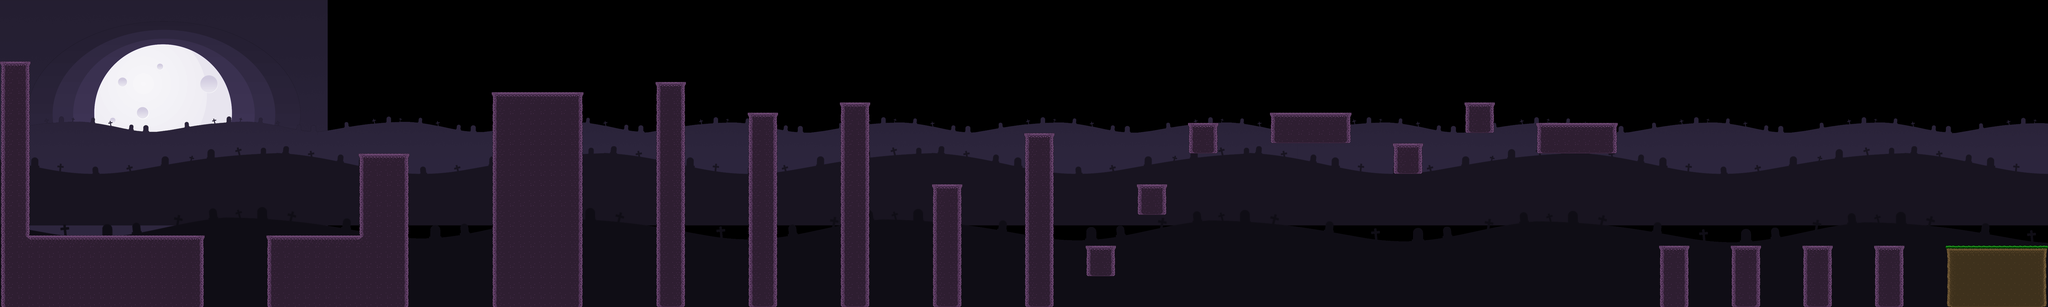

This is a level from a 2D game, rendered from its Tiled map with the project's own tilesets. A one-line summary and the map file follow, with tile-layer data summarised:
An orthogonal 200x30 tile map with 32x32 px tiles, 1 tile layer (Scenario), 7 image layers and 72 objects.

<map version="1.0" orientation="orthogonal" renderorder="right-down" width="200" height="30" tilewidth="32" tileheight="32" nextobjectid="154">
 <tileset firstgid="1" name="Metroidvania Tileset" tilewidth="32" tileheight="32" tilecount="64" columns="8">
  <image source="../assets/Metroidvania Tileset.png" width="256" height="256" />
  <terraintypes>
   <terrain name="Purple" tile="-1" />
  </terraintypes>
  <tile id="3" terrain=",,,0" />
  <tile id="4" terrain=",,0,0" />
  <tile id="5" terrain=",,0," />
  <tile id="6" terrain="0,0,0," />
  <tile id="7" terrain="0,0,,0" />
  <tile id="11" terrain=",0,,0" />
  <tile id="12" terrain="0,0,0,0" />
  <tile id="13" terrain="0,,0," />
  <tile id="14" terrain="0,,0,0" />
  <tile id="15" terrain=",0,0,0" />
  <tile id="19" terrain=",0,," />
  <tile id="20" terrain="0,0,," />
  <tile id="21" terrain="0,,," />
 </tileset>
 <imagelayer name="Parallax_1">
  <image source="../assets/Background_moon.png" width="1024" height="768" />
  <properties>
   <property name="speed" type="int" value="0" />
  </properties>
 </imagelayer>
 <imagelayer name="Parallax_2" offsetx="-32" offsety="320">
  <image source="../assets/Background_3.png" width="4091" height="249" />
  <properties>
   <property name="speed" type="float" value="0.15" />
  </properties>
 </imagelayer>
 <imagelayer name="Parallax_2.1" offsetx="4054" offsety="322">
  <image source="../assets/Background_3.png" width="4091" height="249" />
  <properties>
   <property name="speed" type="float" value="0.15" />
  </properties>
 </imagelayer>
 <imagelayer name="Parallax_3" offsetx="-160" offsety="384">
  <image source="../assets/Background_2.png" width="4093" height="321" />
  <properties>
   <property name="speed" type="float" value="0.5" />
  </properties>
 </imagelayer>
 <imagelayer name="Parallax_3.1" offsetx="3904" offsety="384">
  <image source="../assets/Background_2.png" width="4093" height="321" />
  <properties>
   <property name="speed" type="float" value="0.5" />
  </properties>
 </imagelayer>
 <imagelayer name="Parallax_4" offsetx="-320" offsety="448">
  <image source="../assets/Background_1.png" width="4101" height="588" />
  <properties>
   <property name="speed" type="float" value="1" />
  </properties>
 </imagelayer>
 <imagelayer name="Parallax_4.1" offsetx="3776" offsety="460">
  <image source="../assets/Background_1.png" width="4101" height="588" />
  <properties>
   <property name="speed" type="float" value="1" />
  </properties>
 </imagelayer>
 <layer name="Scenario" width="200" height="30">
  <data>[6000 cells, 1013 non-empty, 20 distinct tile ids]</data>
 </layer>
 <objectgroup name="Colliders">
  <object id="31" x="0" y="192" width="94" height="32" />
  <object id="32" x="66" y="736" width="572" height="8.3333" />
  <object id="34" x="832" y="736" width="293" height="6.6667" />
  <object id="36" x="1120" y="480" width="160" height="7.6667" />
  <object id="38" x="1536" y="288" width="288" height="7.6667" />
  <object id="39" x="2048" y="256" width="96" height="8.6667" />
  <object id="42" x="2336" y="354" width="96" height="8.6667" />
  <object id="43" x="2624" y="320" width="96" height="6.9394" />
  <object id="45" x="2912" y="576" width="96" height="8.5152" />
  <object id="46" x="3200" y="416" width="96" height="7.9091" />
  <object id="48" x="3392" y="768" width="96" height="9.3333" />
  <object id="49" x="3552" y="576" width="96" height="9.3939" />
  <object id="50" x="3712" y="384" width="96" height="6.3636" />
  <object id="51" x="3968" y="352" width="256" height="8.4242" />
  <object id="52" x="4352" y="448" width="96" height="9.4242" />
  <object id="53" x="4576" y="320" width="96" height="8.3939" />
  <object id="54" x="4800" y="384" width="256" height="8.3939" />
  <object id="63" x="5184" y="768" width="96" height="7.4545" />
  <object id="64" x="5408" y="768" width="96" height="7.3939" />
  <object id="69" x="5632" y="768" width="96" height="7.4242" />
  <object id="70" x="5856" y="768" width="96" height="7.4242" />
  <object id="72" x="6080" y="768" width="320" height="8.4242" />
 </objectgroup>
 <objectgroup name="Colliders Wall">
  <object id="78" x="63" y="195" width="30" height="575" />
  <object id="84" x="1121" y="488" width="31" height="280" />
  <object id="85" x="1249" y="487" width="29" height="472" />
  <object id="96" x="3203" y="423.875" width="29" height="536.125" />
  <object id="97" x="3266" y="424.125" width="30" height="535" />
  <object id="98" x="3392" y="777.432" width="30" height="85.8182" />
  <object id="99" x="3459" y="777.307" width="29" height="86.8182" />
  <object id="100" x="3552" y="585.364" width="30" height="89" />
  <object id="101" x="3618.88" y="585.375" width="29" height="90" />
  <object id="102" x="3711.88" y="390.375" width="29" height="89.75" />
  <object id="103" x="3780" y="390.375" width="28" height="89.7273" />
  <object id="104" x="3968.13" y="360.375" width="31" height="89" />
  <object id="105" x="4194" y="360.375" width="30" height="89" />
  <object id="106" x="4352" y="457.545" width="33" height="85.9091" />
  <object id="107" x="4417" y="457.455" width="31" height="86.1818" />
  <object id="108" x="4576" y="328.375" width="31" height="86.625" />
  <object id="109" x="4641" y="328.5" width="31" height="88" />
  <object id="110" x="4800" y="392.364" width="32" height="89" />
  <object id="111" x="5026" y="392.5" width="30" height="89" />
  <object id="112" x="5184.05" y="775.33" width="31" height="187" />
  <object id="113" x="5250.91" y="775.455" width="29" height="188" />
  <object id="114" x="5408" y="775.364" width="33" height="190" />
  <object id="115" x="5474" y="775.25" width="30" height="188" />
  <object id="116" x="5632" y="775.438" width="32" height="188" />
  <object id="117" x="5698" y="775.375" width="30" height="184" />
  <object id="118" x="5856.09" y="775.455" width="33" height="185" />
  <object id="119" x="5920.04" y="775.391" width="32" height="186" />
  <object id="120" x="6080.09" y="776.455" width="30" height="186" />
  <object id="121" x="6371.91" y="776.455" width="28" height="184" />
  <object id="122" x="608" y="742" width="30" height="224" />
  <object id="124" x="832" y="743" width="32" height="224" />
  <object id="126" x="1536" y="296" width="32" height="672" />
  <object id="127" x="1792" y="296" width="28" height="672" />
  <object id="128" x="2049" y="264.625" width="32" height="704.375" />
  <object id="130" x="2112" y="264.75" width="29" height="703.25" />
  <object id="131" x="2336" y="362.625" width="32" height="608.375" />
  <object id="132" x="2399" y="362.625" width="32" height="609.375" />
  <object id="133" x="2626" y="327" width="32" height="643" />
  <object id="134" x="2694.75" y="327" width="25" height="646.375" />
  <object id="135" x="2913" y="584.375" width="32" height="386.625" />
  <object id="136" x="2980.88" y="584.5" width="27" height="387.375" />
 </objectgroup>
 <objectgroup name="Enemies">
  <object id="73" x="1141" y="231.667" width="90" height="54">
   <properties>
    <property name="enemy_type" value="WHITE WOLF" />
   </properties>
  </object>
  <object id="74" x="751.667" y="492.667" width="35" height="33">
   <properties>
    <property name="enemy_type" value="BLACK BAT" />
   </properties>
  </object>
  <object id="139" x="177" y="622.5" width="49" height="85">
   <properties>
    <property name="enemy_type" value="PLAYER" />
   </properties>
  </object>
  <object id="147" x="4876.33" y="169" width="90" height="54">
   <properties>
    <property name="enemy_type" value="WHITE WOLF" />
   </properties>
  </object>
  <object id="152" x="2812.02" y="497.803" width="35" height="33">
   <properties>
    <property name="enemy_type" value="BLACK BAT" />
   </properties>
  </object>
 </objectgroup>
 <objectgroup name="EnemyBlocker">
  <object id="144" x="5056.42" y="353.25" width="33.3333" height="39.3333" />
  </objectgroup>
</map>
<!-- 3 of 72 objects omitted -->
